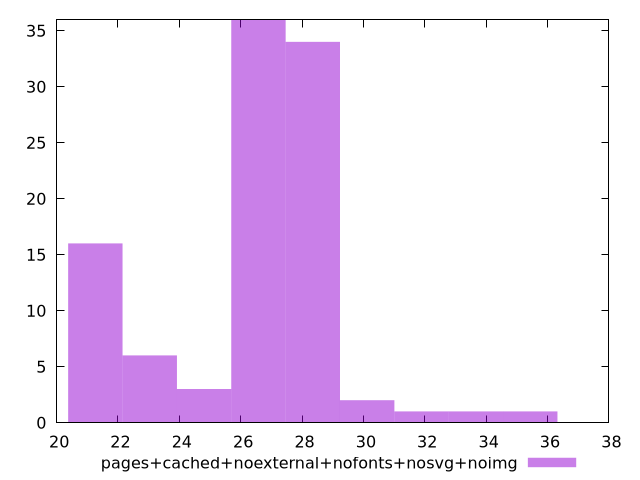

Write the gnuplot code that produced this figure.
$_pagesCachedNoexternalNofontsNosvgNoimg <<EOF
28.35021392281518 34
26.57832555263923 36
24.80643718246328 3
21.262660442111383 16
30.122102292991126 2
23.034548812287333 6
33.665879033343025 1
31.893990663167077 1
35.437767403518976 1
EOF
set key outside below
set terminal pngcairo
set output "report_00005_2020-11-02T22-26-11.212Z/max-potential-fid/pages+cached+noexternal+nofonts+nosvg+noimg//raw_hist.png"
set yrange [0:36]
set boxwidth 1.7718883701759487
set style fill transparent solid 0.5 noborder
plot $_pagesCachedNoexternalNofontsNosvgNoimg title "pages+cached+noexternal+nofonts+nosvg+noimg" with boxes ,
